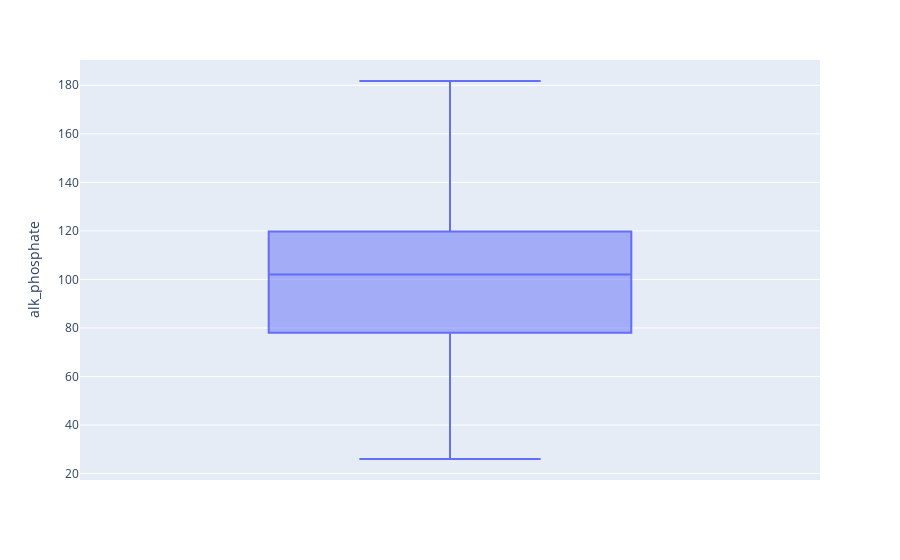

Notebook code for this chart:
### Code cell
import plotly.express as px
fig = px.box(df, y="alk_phosphate")
fig.show()

### Figure 1 — Plotly figure (JSON) as saved in the notebook; plotly's stock layout.template omitted (floating-point values rounded to 4 significant figures; data arrays with more than 128 entries replaced by an {"elided": "..."} marker saying what was removed)
{"data": [{"alignmentgroup": "True", "hovertemplate": "alk_phosphate=%{y}<extra></extra>", "legendgroup": "", "marker": {"color": "#636efa"}, "name": "", "notched": false, "offsetgroup": "", "orientation": "v", "showlegend": false, "type": "box", "x0": " ", "xaxis": "x", "y": {"elided": "155 float values"}, "y0": " ", "yaxis": "y"}], "layout": {"boxmode": "group", "legend": {"tracegroupgap": 0}, "margin": {"t": 60}, "xaxis": {"anchor": "y", "domain": [0, 1]}, "yaxis": {"anchor": "x", "domain": [0, 1], "title": {"text": "alk_phosphate"}}}}
